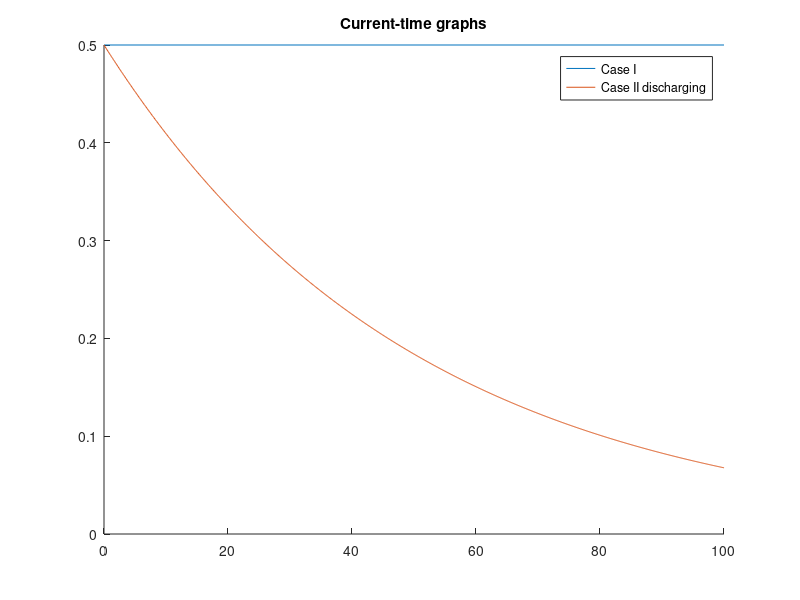
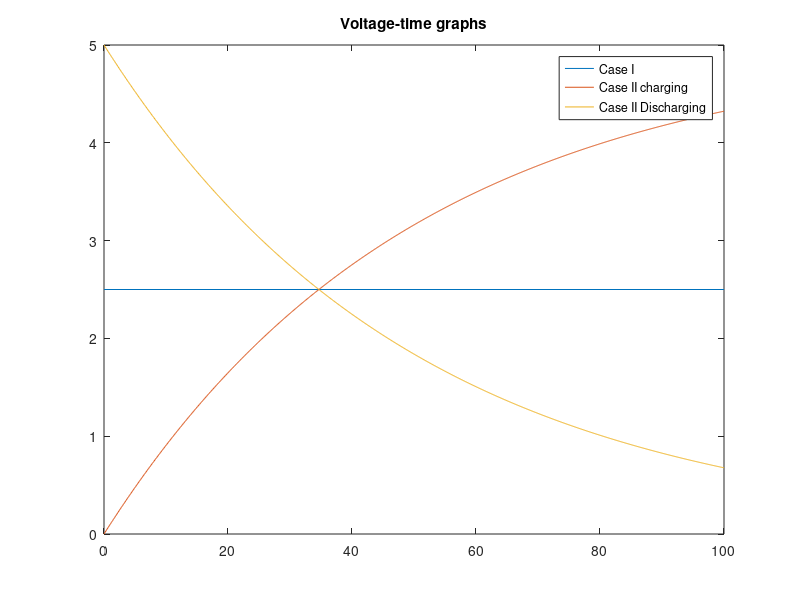
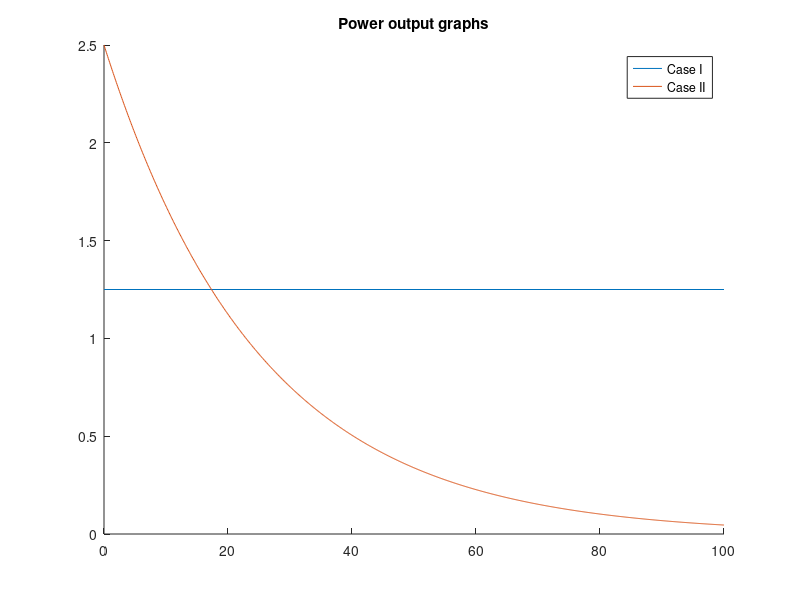

Source code (MATLAB) for these figures, in order:
clear
clc

Vb=input('Enter the battery Voltage');
Vc=input('Enter the potential to which the capacitor will be charged');
C=input('Enter capacitance of the capacitor');
Rb=input('Enter internal resistance of the battery');
Rc=input('Enter internal resistance of the capacitor');
R=input('Enter the Resistance of the external load');

t=0:(Rb+2*Rc+R)*C/1000:(Rb+2*Rc+R)*C;   %Time of simulation, take 1000 samples
figure
hold on
%Current in a battery: Always nearly constant as given by R+r=dV/dI
plot([0,(Rb+2*Rc+R)*C],[Vb/(Rb+R),Vb/(Rb+R)]);
%Current in a capacitor: Varies with if it is charging or discharging.
%Q=Q0*e^(-t/(R+r)C); Q0=CVc is maximum charge storable.
%Q=CVc*e^(-t/(R+r)C); Take time derivative.
%I=dQ/dt=Vc/(R+r)*e^(-t/(R+r)C);
%Ic=Vc/(Rb+Rc) * 2.718.^(-t/(Rb+Rc)/C);
%plot(t,Ic);
Ic=Vc/(R+Rc) * 2.718.^(-t/(R+Rc)/C);
plot(t,Ic);
title('Current-time graphs');
legend('Case I', 'Case II discharging');
fprintf('Time constant for Charging is %f and for Discharging is %f\n',(Rb+Rc)*C, (R+Rc)*C);
fprintf('Time taken to reach given voltage in charging=%f\n;',-log(1-Vc/Vb)*(Rb+Rc)*C);

figure
%Voltage of a battery= Depends on the current drawn from it, as E=V+Ir
plot([0,(Rb+2*Rc+R)*C],[Vb-Vb*Rb/(Rb+R),Vb-Vb*Rb/(Rb+R)]);
hold on
%Voltage of a capacitor= Varies if it is charging or discharging.
Vt=Vb*(1-2.718.^(-t/(Rb+Rc)/C));
plot(t,Vt);
Vt=Vc*2.718.^(-t/(Rc+R)/C);
plot(t,Vt);
title('Voltage-time graphs');
legend('Case I', 'Case II charging', 'Case II Discharging');

figure
hold on
%Power output is same for both scenarios: P(t)=I(t)*V(t)
%In case of batteries, it is nearly constant.
plot([0,(Rb+2*Rc+R)*C],[Vb.^2*R/(R+Rb).^2,Vb.^2*R/(R+Rb).^2]);
%For a capacitor, power output varies with time.
Pt=Ic.*Vt;
plot(t,Pt);
title('Power output graphs');
legend('Case I', 'Case II');
